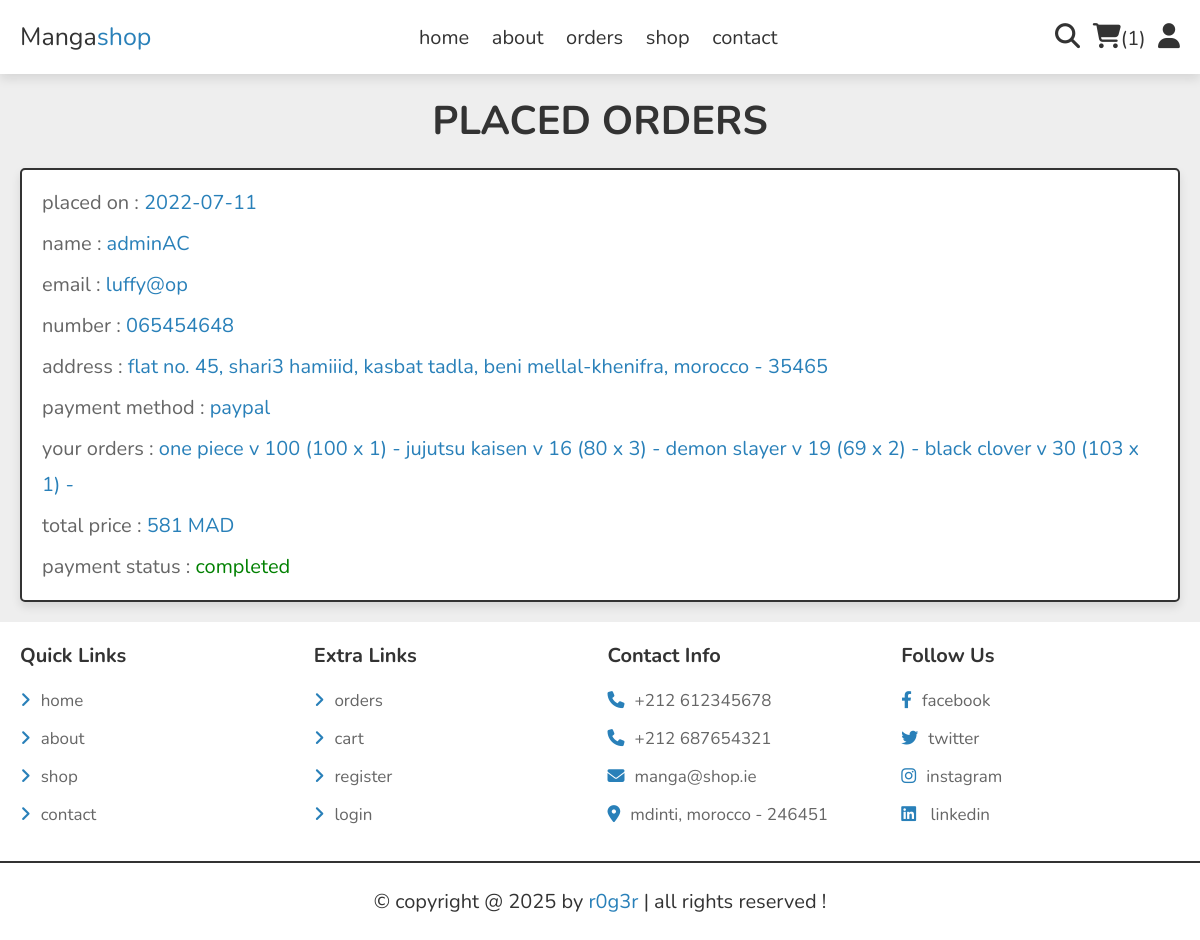
The page /orders.php (signed in) on the database its author committed.
### tables this page shows
CREATE TABLE `orders` (
  `id` int(100) NOT NULL,
  `user_id` int(100) NOT NULL,
  `name` varchar(20) NOT NULL,
  `number` varchar(10) NOT NULL,
  `email` varchar(50) NOT NULL,
  `method` varchar(50) NOT NULL,
  `address` varchar(500) NOT NULL,
  `total_products` varchar(1000) NOT NULL,
  `total_price` int(100) NOT NULL,
  `placed_on` date NOT NULL DEFAULT current_timestamp(),
  `payment_status` varchar(20) NOT NULL DEFAULT 'pending'
);

### orders.php (the view, shortened to what this page needs)
<?php
include 'components/connect.php';
if(isset($_SESSION['user_id'])){
   $user_id = $_SESSION['user_id'];
}else{
   $user_id = '';
};
?>
<!DOCTYPE html>
<html lang="en">
<head>
   <link rel="stylesheet" href="https://cdnjs.cloudflare.com/ajax/libs/font-awesome/6.1.1/css/all.min.css">
   <link rel="stylesheet" href="css/style.css">
</head>
<body>
<?php include 'components/user_header.php'; ?>
<section class="orders">
   <h1 class="heading">placed orders</h1>
   <div class="box-container">
   <?php
      if($user_id == ''){
         echo '<p class="empty">please login to see your orders</p>';
      }else{
         $select_orders = $conn->prepare("SELECT * FROM `orders` WHERE user_id = ?");
         $select_orders->execute([$user_id]);
         if($select_orders->rowCount() > 0){
            while($fetch_orders = $select_orders->fetch(PDO::FETCH_ASSOC)){
   ?>
   <div class="box">
      <p>placed on : <span><?= $fetch_orders['placed_on']; ?></span></p>
      <p>name : <span><?= $fetch_orders['name']; ?></span></p>
      <p>email : <span><?= $fetch_orders['email']; ?></span></p>
      <p>number : <span><?= $fetch_orders['number']; ?></span></p>
      <p>address : <span><?= $fetch_orders['address']; ?></span></p>
      <p>payment method : <span><?= $fetch_orders['method']; ?></span></p>
      <p>your orders : <span><?= $fetch_orders['total_products']; ?></span></p>
      <p>total price : <span><?= $fetch_orders['total_price']; ?> MAD</span></p>
      <p> payment status : <span style="color:<?php if($fetch_orders['payment_status'] == 'pending'){ echo 'red'; }else{ echo 'green'; }; ?>"><?= $fetch_orders['payment_status']; ?></span> </p>
   </div>
   <?php
      }
      }else{
         echo '<p class="empty">no orders placed yet!</p>';
      }
      }
   ?>
   </div>
</section>
<?php include 'components/footer.php'; ?>
</body>
</html>

### css/style.css (style rules this page uses)
:root { --main-color:#2980b9; --orange:#f39c12; --red:#e74c3c; --black:#333; --white:#fff; --light-color:#666; --light-bg:#eee; --border:.2rem solid var(--black); --box-shadow:0 .5rem 1rem rgba(0,0,0,.1); }
* { font-family: 'Nunito', sans-serif; margin:0; padding:0; box-sizing: border-box; outline: none; border:none; text-decoration: none; }
html { font-size: 62.5%; overflow-x: hidden; }
body { background-color: var(--light-bg); }
section { padding:2rem; max-width: 1200px; margin:0 auto; }
.heading { font-size: 4rem; color:var(--black); margin-bottom: 2rem; text-align: center; text-transform: uppercase; }
.orders .box-container { display: flex; flex-wrap: wrap; gap:1.5rem; align-items: flex-start; }
.orders .box-container .box { padding:1rem 2rem; flex:1 1 40rem; border:var(--border); background-color: var(--white); box-shadow: var(--box-shadow); border-radius: .5rem; }
.orders .box-container .box p { margin:.5rem 0; line-height: 1.8; font-size: 2rem; color:var(--light-color); }
.orders .box-container .box p span { color:var(--main-color); }

### rows shown on the page
orders: placed_on "2022-07-11", name "adminAC", email "luffy@op", number "065454648", address "flat no. 45, shari3 hamiiid, kasbat tadla, beni mellal-khenifra, morocco - 35465", method "paypal", total_products "one piece v 100 (100 x 1) - jujutsu kaisen v 16 (80 x 3) - demon slayer v 19 (69 x 2) - black clover v 30 (103 x 1) -", total_price "581", payment_status "completed"

### other values the page prints
$total_cart_items "1"
